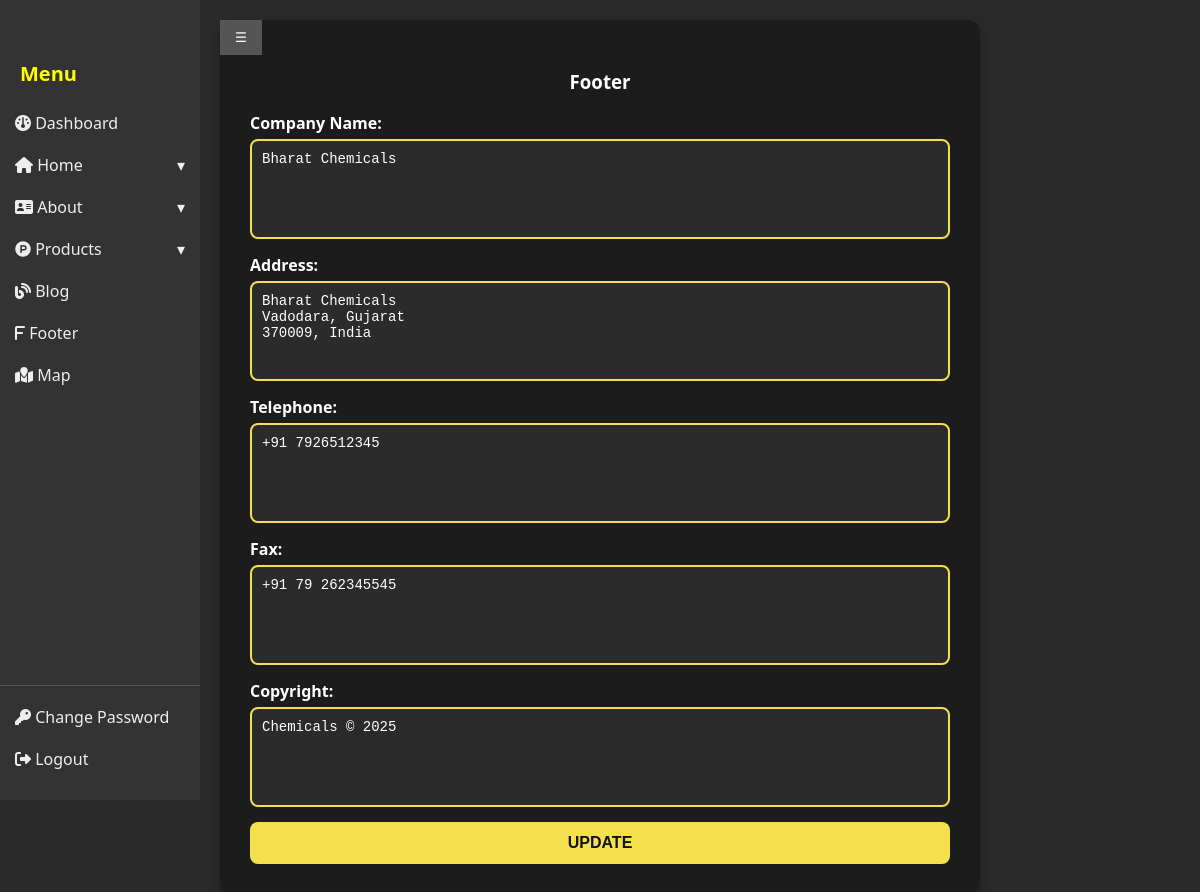
/backend/footer_edit.php (signed in), run on the app's committed database.
### tables this page shows
CREATE TABLE `footer_settings` (
  `id` int(11) NOT NULL,
  `company_name` varchar(50) NOT NULL,
  `address` text NOT NULL,
  `telephone` varchar(50) NOT NULL,
  `fax` varchar(50) NOT NULL,
  `copyright` text NOT NULL
);

### backend/footer_edit.php (the view, shortened to what this page needs)
<?php
require 'db_connection.php';
$sql_fetch = "SELECT * FROM footer_settings WHERE id=1";
$result = $conn->query($sql_fetch);
$footer_data = $result->fetch_assoc();
?>
<!DOCTYPE html>
<html lang="en">
<head>
</head>
<body>
    <?php include 'side_bar.php'; ?>
    <div class="container">
        <form method="POST" enctype="multipart/form-data">
            <h3>Footer</h3>
            <div class="form-group">
                <label>Company Name:</label>
                <textarea name="company_name" required><?= htmlspecialchars($footer_data['company_name']) ?></textarea>
            </div>
            <div class="form-group">
                <label>Address:</label>
                <textarea name="company_address" required><?= htmlspecialchars($footer_data['address']) ?></textarea>
            </div>
            <div class="form-group">
                <label>Telephone:</label>
                <textarea name="company_telephone" required><?= htmlspecialchars($footer_data['telephone']) ?></textarea>
            </div>
            <div class="form-group">
                <label>Fax:</label>
                <textarea name="company_fax" required><?= htmlspecialchars($footer_data['fax']) ?></textarea>
            </div>
            <div class="form-group">
                <label>Copyright:</label>
                <textarea name="company_copyright" required><?= htmlspecialchars($footer_data['copyright']) ?></textarea>
            </div>
            <button type="submit">Update</button>
        </form>
    </div>
</body>
</html>

### backend/footer_edit.php (style rules this page uses)
html, body { padding: 0; margin: 0; }
body { font-family: 'Segoe UI', Tahoma, Geneva, Verdana, sans-serif; background-color: #2a2a2a; color: #ffffff; }
.container { padding: 20px; }
form { max-width: 700px; background-color: #1c1c1c; padding: 30px; border-radius: 12px; box-shadow: 0px 5px 10px rgba(0, 0, 0, 0.3); margin: auto; }
h3 { text-align: center; }
.form-group { display: flex; flex-direction: column; margin-bottom: 15px; }
label { font-weight: bold; margin-bottom: 5px; }
input[type="text"], textarea, input[type="file"] { width: 100%; padding: 10px; background-color: #2b2b2b; border: 2px solid #f4e04d; border-radius: 8px; color: #ffffff; font-size: 14px; box-sizing: border-box; }
textarea { height: 100px; resize: none; }
button[type="submit"] { width: 100%; padding: 12px; background-color: #f4e04d; color: #121212; border: none; border-radius: 8px; font-size: 16px; font-weight: bold; text-transform: uppercase; cursor: pointer; transition: all 0.3s ease; }

### backend/side_bar.php (style rules this page uses)
body { margin: 0; overflow-x: hidden; font-family: 'Segoe UI', Tahoma, Geneva, Verdana, sans-serif; }

### data on the page
footer_settings: company_name "Bharat Chemicals", company_address "Bharat Chemicals Vadodara, Gujarat 370009, India", company_telephone "+91 7926512345", company_fax "+91 79 262345545", company_copyright "Chemicals © 2025"
